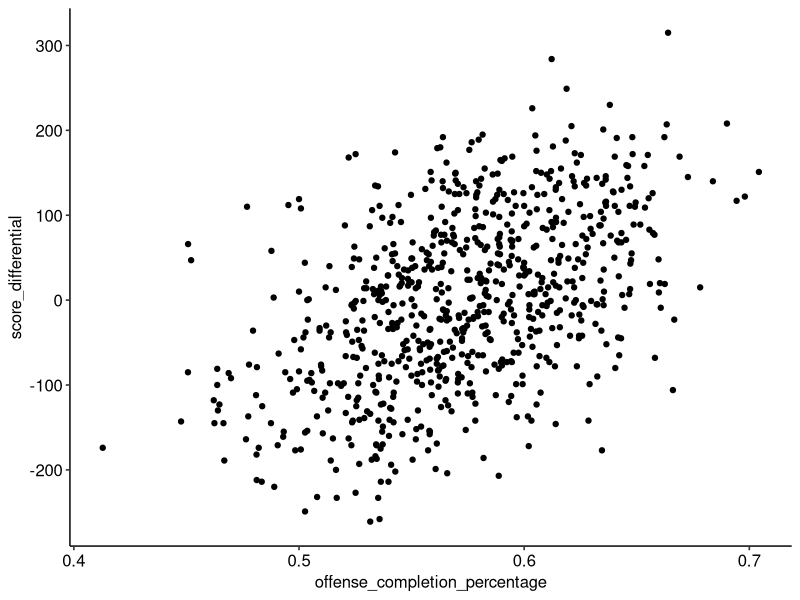
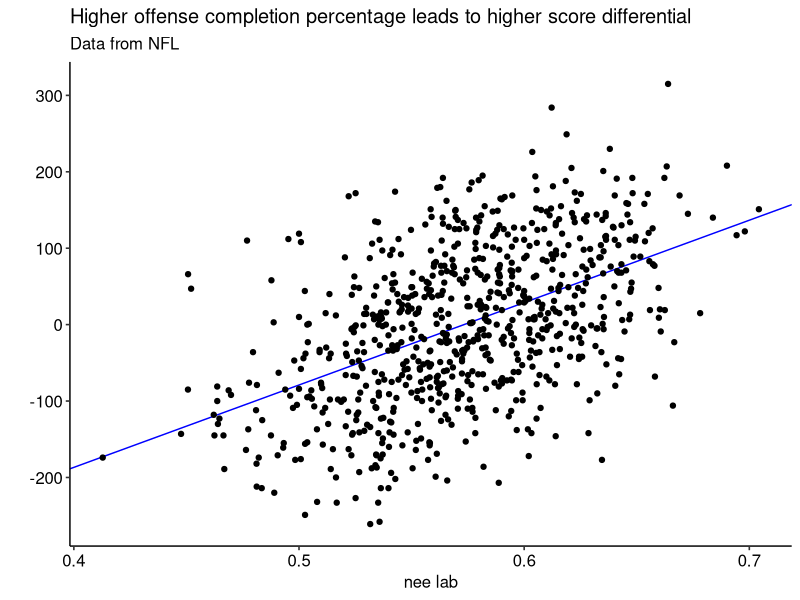
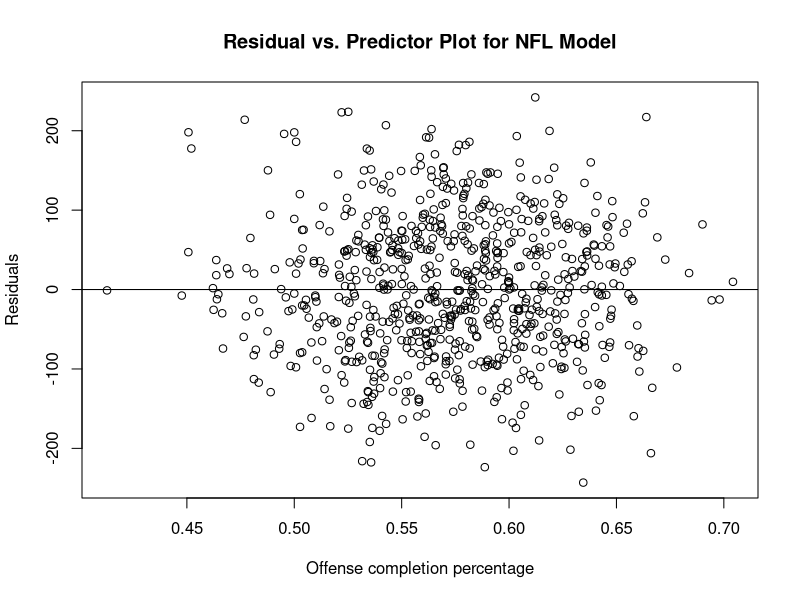
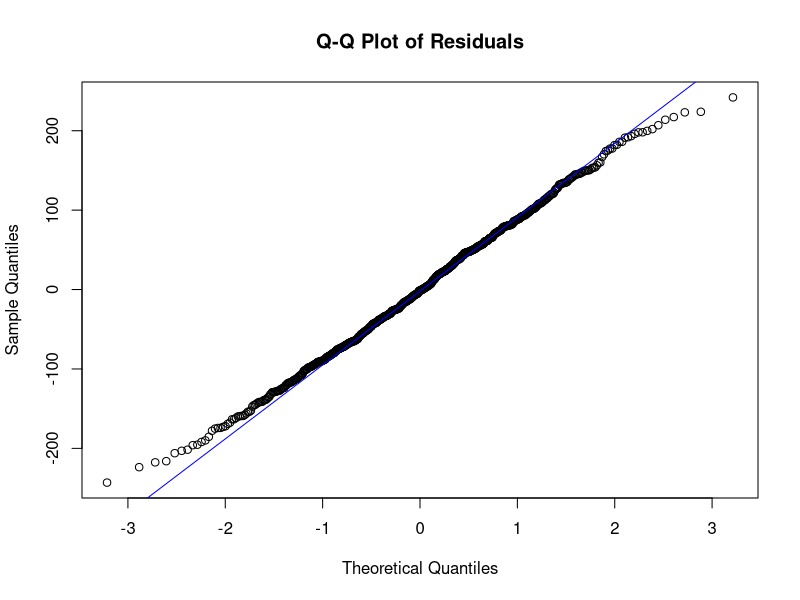

These figures' R source, in order:
## 00_clean-data.R

library(tidyverse)
library(ggplot2)
library(ggpubr)

#cleaning data
raw_data <- read.csv("data/nfl-team-statistics.csv")
summary(raw_data)

sum(is.na(raw_data))

clean_data <- raw_data[c("season", "offense_completion_percentage", "defense_completion_percentage", "points_scored","points_allowed", "score_differential")]
summary(clean_data)

write.csv(clean_data, "data/nfl_clean.csv")
#------------
#visualization of data 

#scatter plot of data score differential vs offense completion percentage
ggplot(clean_data, aes(x = offense_completion_percentage, y = score_differential)) +
  geom_point() + 
  theme_pubr()

#regression with score differential as outcome and offense completion percentage as predictor
lm_fit <- lm(score_differential ~ offense_completion_percentage, data = clean_data)

#visualization of regression
summary(lm_fit)

b0 <- coef(lm_fit)[1] #intercept coefficient
b1 <- coef(lm_fit)[2] #slope coefficient

#95% confidence interval
confint(lm_fit)

#scatter with linear regression line
ggplot(clean_data, aes(x = offense_completion_percentage, y = score_differential)) +
  geom_abline(slope = coef(lm_fit)[2], 
              intercept = coef(lm_fit)[1], color = "blue") + 
  geom_point() +
  xlab("nee lab")+
  ylab("")+
  ggtitle("Higher offense completion percentage leads to higher score differential",
          subtitle = "Data from NFL") +
  theme_pubr() 


#residual vs predictor plot
plot(clean_data$offense_completion_percentage, resid(lm_fit),
     main = "Residual vs. Predictor Plot for NFL Model",
     xlab = "Offense completion percentage",
     ylab = "Residuals",
)+
  abline(h=0)

#quantile-quantile plot 
qqnorm(resid(lm_fit),
       main = "Q-Q Plot of Residuals")
qqline(resid(lm_fit), col = "blue")

#note the heavy tails
